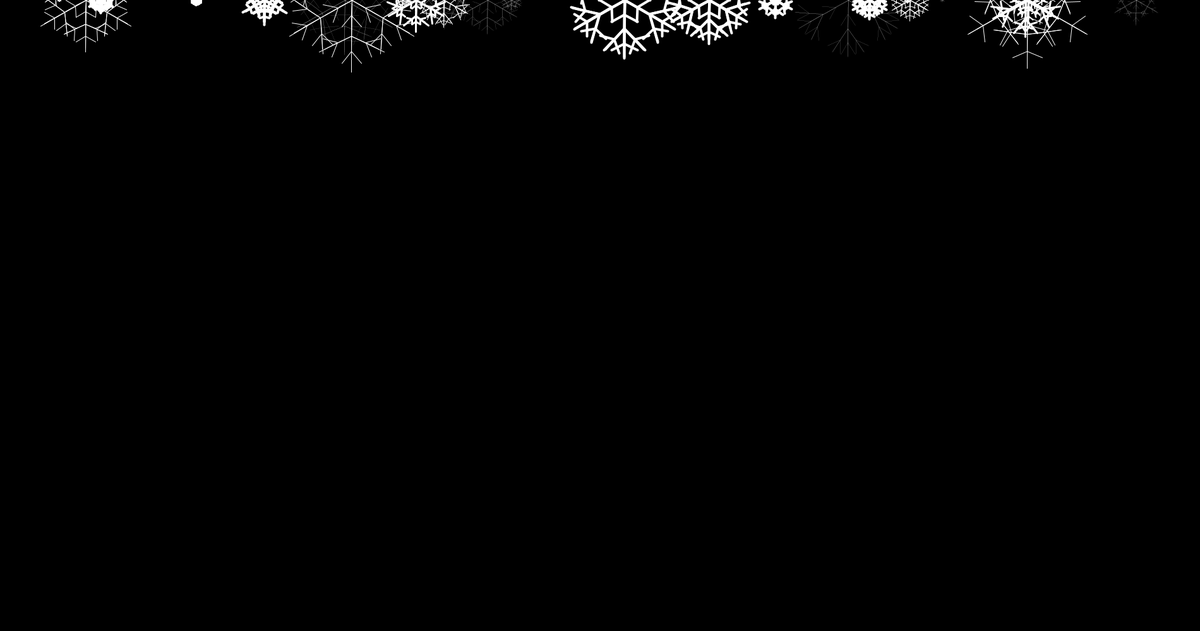
Frame 1 (no input)
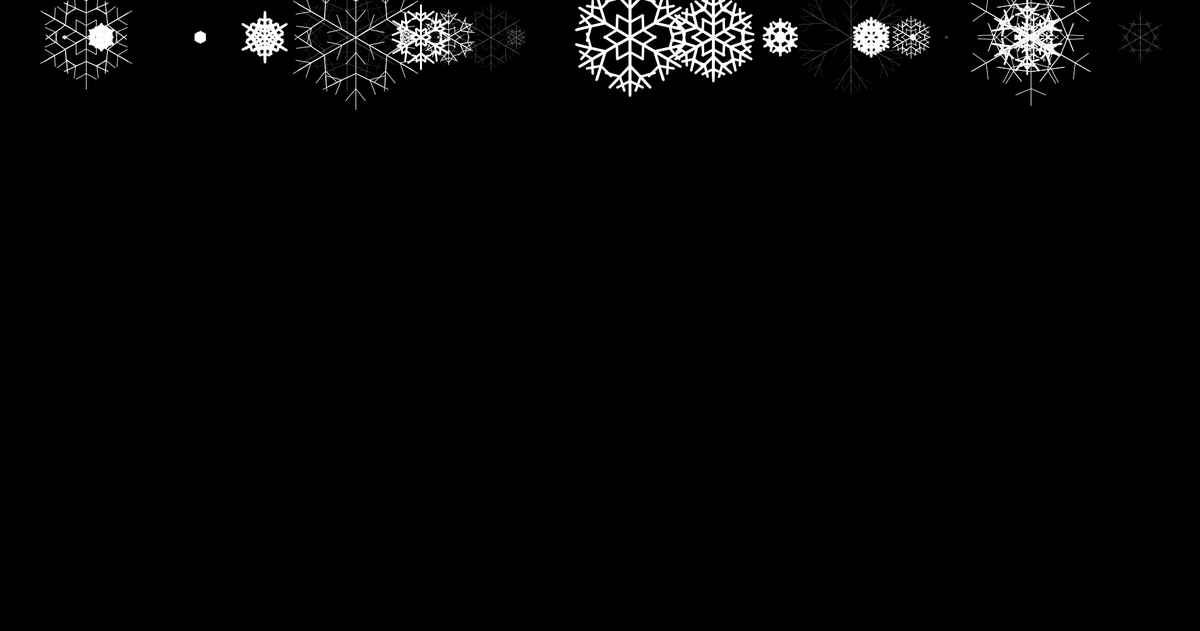
Frame 60 (the mouse pressed at the canvas centre just before this capture)
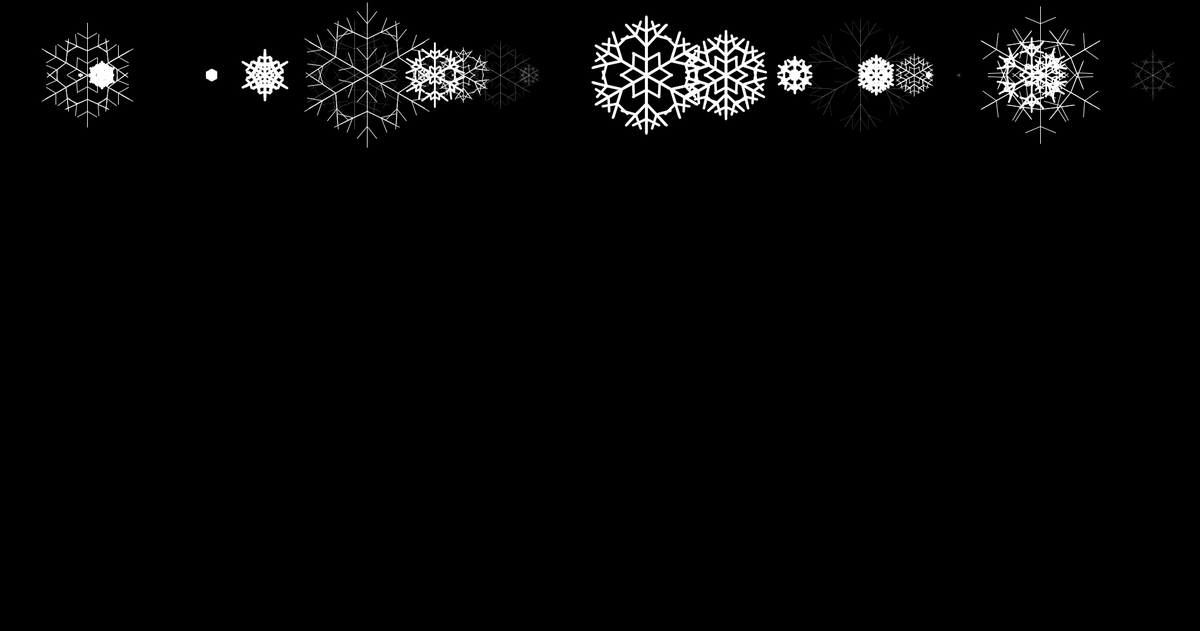
Frame 120 (the mouse held since frame 60 and released just before this capture)

The Processing sketch that drew these frames (run headless with seeded random() and noise(); from frame 60 on, the mouse is pressed at the canvas centre):

// Processing sketch: exercise08
// ── exercise08.pde
/*
  import the libraries
 create global variables for the sky class
 create global variables for the snowflake class
 create global variables for the sound class
 */

Snowflake[] snowflakes = new Snowflake[25];


void setup() {
  /*
  1. set up the screen size
   2. create the sky class
   3. create the snowflakes class
   4. create the sound class
   5. load the video library
   6. load the weather library
   7. load the sound library
   */
  size(1900, 1000);
  
  // This loads all of the snowflakes in the array at once, creating 25 snowflakes that will
  // spawn at a random location on the x-axis and at the top of the screen, with random
  // sizes up to 100 and line thicknesses up to 5.

  for (int i = 0; i < snowflakes.length; i++) {
    snowflakes[i] = new Snowflake(floor(random(width)), 0, 2, 2, floor(random(100)), floor(random(5)));
  }
}

void draw() {
  /*
  1. read video feed
   2. read weather library
   3. update the sound
   / play the sound
   4. update the sky
   / display the sky
   5. update the snowflakes
   / display the snowflakes
   */
  background(0);

  for (int i = 0; i < snowflakes.length; i++) {
    snowflakes[i].update();
    snowflakes[i].display();

  }
  
}
// ── snowflakes.pde
/* The snowflake class will procedurally generate snowflakes with varying shapes and sizes
 every time, with a 'fall' method that will work with a sin/cos/tan wave- changes of the
 intensity of the wave based on motion detection and the amount of snowflakes based on
 the temperature displayed by Yahoo Weather. They will rotate on a 3D axis.
 */


class Snowflake {

  // Properties //

  // maximum RGB value
  final int MAXCOLOR = 255;
  // degrees in a circle
  final int CIRCLE = 360;
  // how many branches do the snowflakes have?
  final int NBRANCHES = 6;
  // how big are the snowflakes, in pixels?
  int SIZE = 100;
  // how many levels of branches do our snowflakes have?
  int DEPTH = 3;
  // how thick do we draw the lines?
  int THICKNESS = 12;
  // these arrays hold the randomized parameters for the snowflakes
  float[] fractions = new float[DEPTH];
  int[] angles = new int[DEPTH];
  
  float x;
  float y = 0;
  float vx;
  float vy;
  int size;
  long seed;
  float theta = 0;
  int windSpeed = 0;
  

  // This is where the snowflakes will have a determined x and y,
  // velocity, speed, and size.

  // Constructor //
  Snowflake(int _x, int _y, float tempVX, int tempVY, int tempSize, int lineWeight) {
    x = _x;
    y = _y;
    vx = tempVX;
    vy = tempVY;
    SIZE = tempSize;
    THICKNESS = lineWeight;
    seed = (long)random(100);
  }

  // Method //

  void update() {
    // This will be where the snowflakes animate!
    // They will be falling down the screen, updating their y position based on SPEED
    // and their x position based on the sin/cos/tan wave MOTION DETECTION.
    // They will also be rotating on a 3D axis.
    // The number of snowflakes will change based on the TEMPERATURE reading.

    /* So, first:
     1. Check the temperature reading.
     (Change the number for amount of snowflakes based off of that)
     2. Check the wind velocity.
     (Change the SPEED based off of the wind velocity)
     (Update the y position)
     3. Check the motion detection.
     (Change the number for sin/cos/tan wave based off of that)
     (Update the x position)
     4. Update the rotation
     */

  
  }

  void snowflake() {
    pushMatrix();
    randomSeed(seed);
    //set background color
    //background(MAXCOLOR, MAXCOLOR, MAXCOLOR);
    //move the origin to the center of the canvas
    translate(x, y);

    //rotate the canvas so the zero-direction is up
    rotate(radians(-CIRCLE/4));
    //generate three random branch positions and three random angles
    for (int i = 0; i<DEPTH; i++) {  
      // branch off at halfway, plus or minus a quarter of the way
      fractions[i] = 0.5 + 0.25*(random(1) - random(1));
      // branch off at 60 degrees, plus or minus 40 degrees
      angles[i] = int(60 + random(40) - random(40));
    }
    //six times, create a branch and then rotate the canvas 60 degrees
    for (int i = 0; i<NBRANCHES; i++) {
      branch(SIZE, 0);
      rotate(radians(CIRCLE/NBRANCHES));
    }
    popMatrix();
  }

  void branch(int size, int depth) {
    if (depth<DEPTH) {
      line(0, 0, size, 0);
      //each recursive branch calls "branch" four times until DEPTH is reached
      branch(int(fractions[depth]*size), depth+1);
      //the matrix stack is an important concept in Processing
      //pushMatrix is like bookmarking the canvas, and popMatrix rolls it back
      pushMatrix();
      translate(fractions[depth]*size, 0);
      branch(int(fractions[depth]*size), depth+1);
      pushMatrix();
      rotate(radians(-angles[depth]));
      branch(int(fractions[depth]*size), depth+1);
      popMatrix();
      pushMatrix();
      rotate(radians(angles[depth]));
      branch(int(fractions[depth]*size), depth+1);
      popMatrix();
      popMatrix();
    }
  }

  void display() {
    // This is where we draw the snowflakes every frame with the updated coordinates.
    vx = sin(theta);
    x += vx;
    x += windSpeed;
    stroke(255, 255, 255);
    strokeWeight(THICKNESS);
    snowflake();
    y++;
    theta += random(0.005);
  }
}
// ── sound.pde
/* The sound class will be a simple collection of tones that will be playing in a loop.
   However, it will change dynamically in speed based off of the wind weather reading from
   Yahoo Weather's library, and will change the pattern of the song based on the current color
   of the sky.
*/
class Sound {
  
// Properties //
  
  // Constructor //
  Sound() {

  }
  
  // Method //
  
  void update() {
    // This is where the readings from the color read from the video webcam (every 30 seconds or so)
    // and the reading from the wind reading from Yahoo Weather are stored
    
  }
  
  void play() {
    // This is where the array of sound files are played.
  }
  
}
